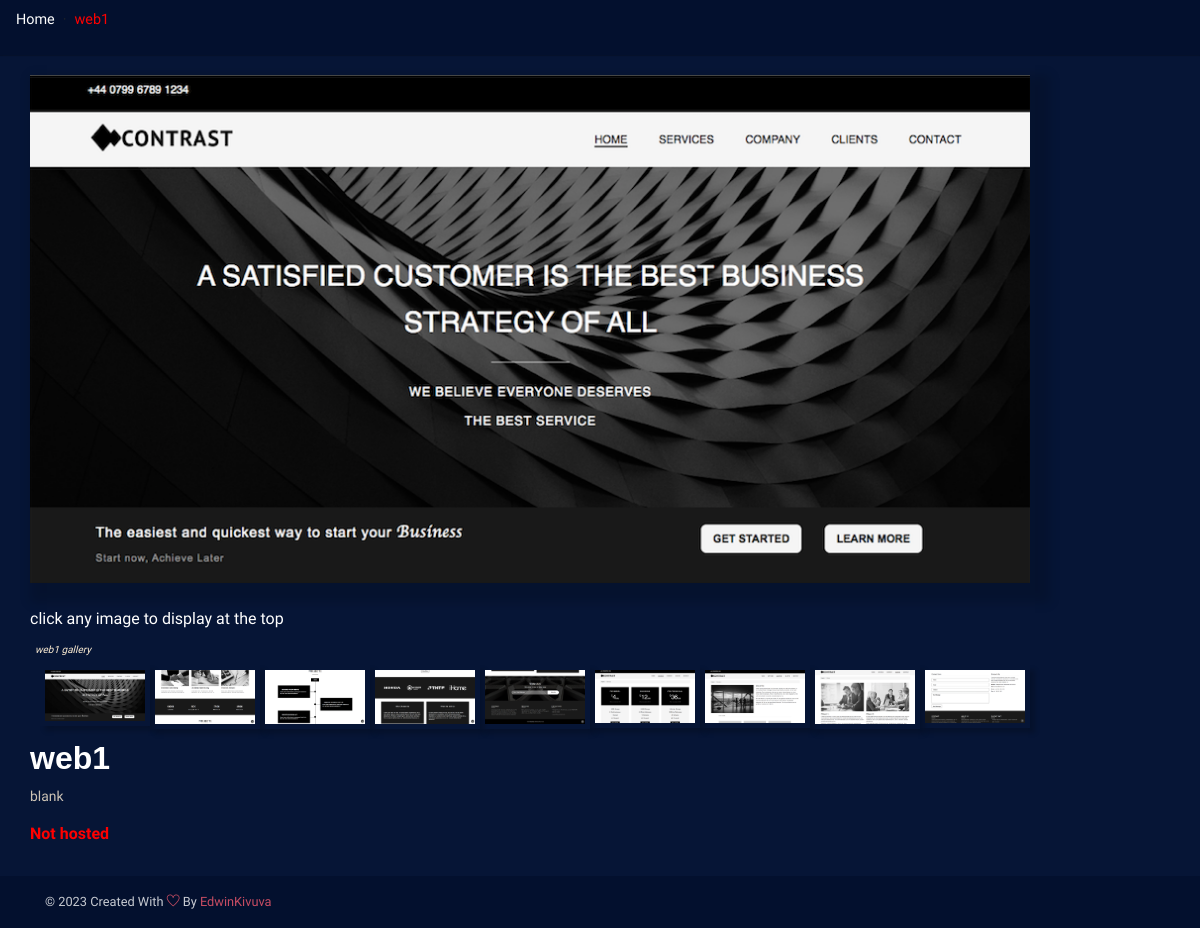
/portfolio_detail/5, run on an earlier commit of the app's database.
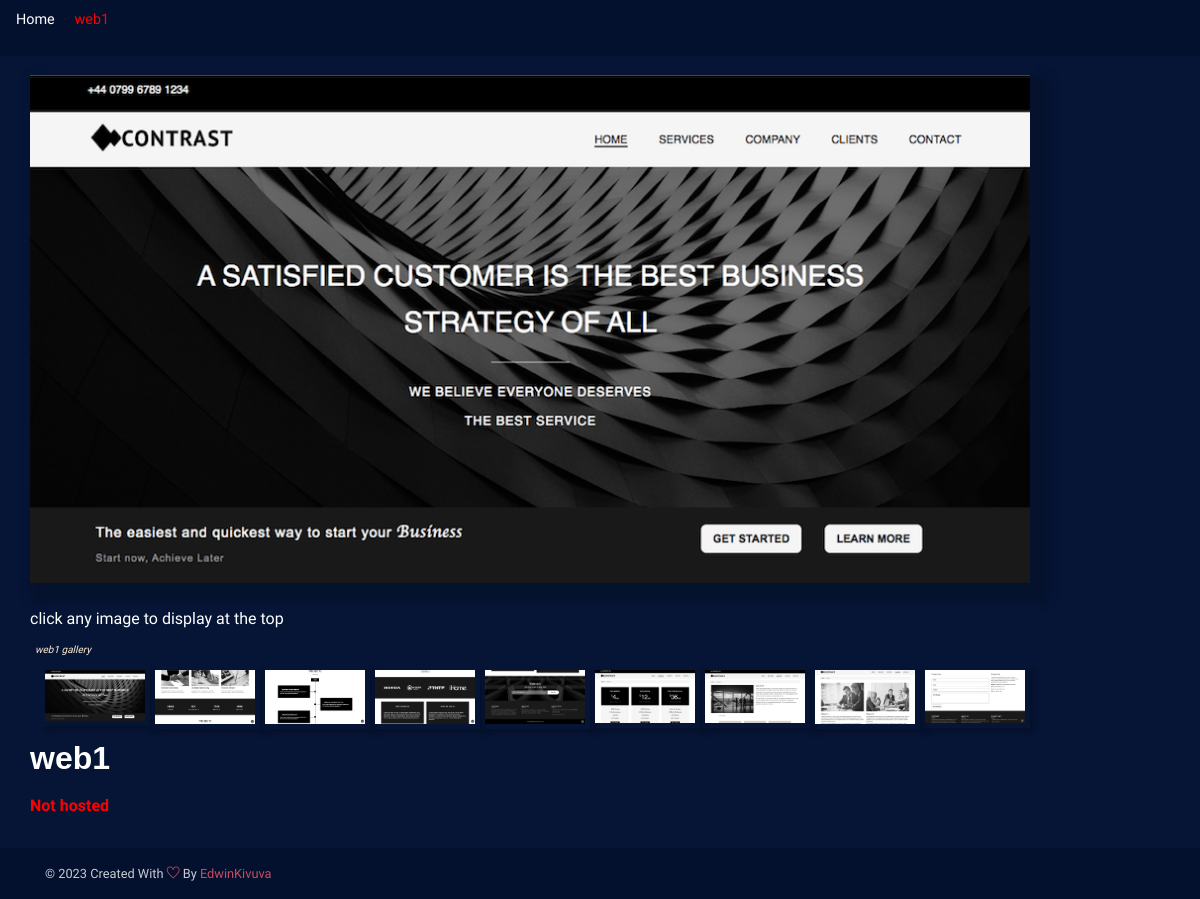
And on a later commit of the database.
### app/models.py (models this page shows, shortened)
class MyPortfolioWebsites(models.Model):
    name_of_site = models.CharField(max_length=100)
    link = models.URLField(blank=True, null=True)
    miss_link = models.CharField(blank=True, max_length=100, null=True)
    description = models.TextField(blank=True, null=True)
    image = models.ImageField(upload_to='media/websites')
    image_1 = models.ImageField(upload_to='media/websites', null=True)
    image_2 = models.ImageField(upload_to='media/websites', null=True)
    image_3 = models.ImageField(upload_to='media/websites', null=True)
    image_4 = models.ImageField(upload_to='media/websites', null=True)
    image_5 = models.ImageField(upload_to='media/websites', null=True)
    image_6 = models.ImageField(upload_to='media/websites', null=True)
    image_7 = models.ImageField(upload_to='media/websites', null=True)
    image_8 = models.ImageField(upload_to='media/websites', null=True)
    class Meta:
        verbose_name_plural = 'Websites'

### app/views.py (the view)
# urls.py: path('portfolio_detail/<str:id>', views.portfolio_detail, name='portfolio_detail'),
def portfolio_detail(request, id):
    website = MyPortfolioWebsites.objects.filter(id=id).first()
    context = {
        'website': website,
    }
    return render(request, 'portfolio_detail.html', context)

### templates/portfolio_detail.html (shortened to what this page needs)
<!DOCTYPE html>
{% load static %}
{% load crispy_forms_tags %}
<html lang="en">
<head>
    <link rel="stylesheet" href="/static/assets/vendors/themify-icons/css/themify-icons.css">
	<link rel="stylesheet" href="/static/assets/css/style.css">
</head>
<body data-spy="scroll" data-target=".navbar" data-offset="40" id="home" style="background-color: rgba(4,17,46,0.98)">
<header class="navbar  sticky-top  flex-md-nowrap p-0 shadow" style="background-color: rgba(4,17,46,0.98)">
    <ol class="breadcrumb">
        <li class="breadcrumb-item"><a href="{% url 'index' %}" style="color: white;">Home</a></li>
        <li class="breadcrumb-item active" aria-current="page" style="color: red; cursor: pointer">{{ website.name_of_site }}</li>
    </ol>
    <div class="navbar-nav px-3" style="display:flex; flex-direction: row; align-items:center;">
    </div>
</header>
<section style="background-color: rgba(7,22,55,0.98); padding-bottom: 30px">
		<div class="container-fluid">
			<div class="row">
				<div class="col-sm-9 padding-right">
					<div class="card-img">
						<div class="col-sm-5">
							<div class="view-item" style="margin-top: 20px;">
								<img src="/{{ website.image }}" class="img" width="1000" alt="" />
							</div>
                            <br>
							<div id="similar-product" class="carousel slide" data-ride="carousel">
                                <span style="color: white; padding-bottom: 20px">click any image to display at the top</span>
                                <br>
                                <div class="carousel-inner-l" style="padding: 5px;">
                                    <span style="color: papayawhip; font-style: italic; font-size: 10px;">{{ website.name_of_site }} gallery</span>
                                    <div class="item active" style="">
                                        <a href=""><img src="/{{ website.image }}" class="titan"  alt=""></a>
                                        <a href=""><img src="/{{ website.image_1 }}" class="titan" alt=""></a>
                                        <a href=""><img src="/{{ website.image_2 }}" class="titan" alt=""></a>
                                        <a href=""><img src="/{{ website.image_3 }}" class="titan" alt=""></a>
                                        <a href=""><img src="/{{ website.image_4 }}" class="titan" alt=""></a>
                                        <a href=""><img src="/{{ website.image_5 }}" class="titan" alt=""></a>
                                        <a href=""><img src="/{{ website.image_6 }}" class="titan" alt=""></a>
                                        <a href=""><img src="/{{ website.image_7 }}" class="titan" alt=""></a>
                                        <a href=""><img src="/{{ website.image_8 }}" class="titan" alt=""></a>
                                    </div>
                                </div>
                                </div>
                            </div>
                        </div>
						<div class="col-sm-7">
							<div class="item-information">
								<h2 style="color: white; font-weight: bold">{{ website.name_of_site }}</h2>
                                <p style="color: papayawhip;">{{ website.description }}</p>
                                {% if website.link %}
                                    <a href="{{ website.link }}" target="_blank">{{ website.link }}</a>
                                {% else %}
                                    <span style="color: red; font-weight: bold; cursor: pointer">{{ website.miss_link }}</span>
                                {% endif %}
							</div>
						</div>
					</div>
				</div>
			</div>
	</section>
    <footer class="footer py-3" style="background-color: rgba(4,17,46,0.98)">
        <div class="container">
            <p class="small mb-0 text-light">
                &copy; <script>document.write(new Date().getFullYear())</script> Created With <i class="ti-heart text-danger"></i> By <a href="" target="_blank"><span class="text-danger" title="Bootstrap 4 Themes and Dashboards">EdwinKivuva</span></a>
            </p>
        </div>
    </footer>
</body>
</html>

### templates/portfolio_detail.html (style rules this page uses)
.img { border: none; box-shadow: 10px 10px 10px 10px rgba(0, 0, 0, 0.15); cursor: pointer; }
.item { padding: 5px; display: flex; }
.titan { width: 110px; object-fit: fill; padding: 5px; box-shadow: 5px 5px 5px rgba(5, 5, 5, 0.20); }

What changed in the data, as far as the page shows it:
changed MyPortfolioWebsites "web1": description "blank" → (not shown)
